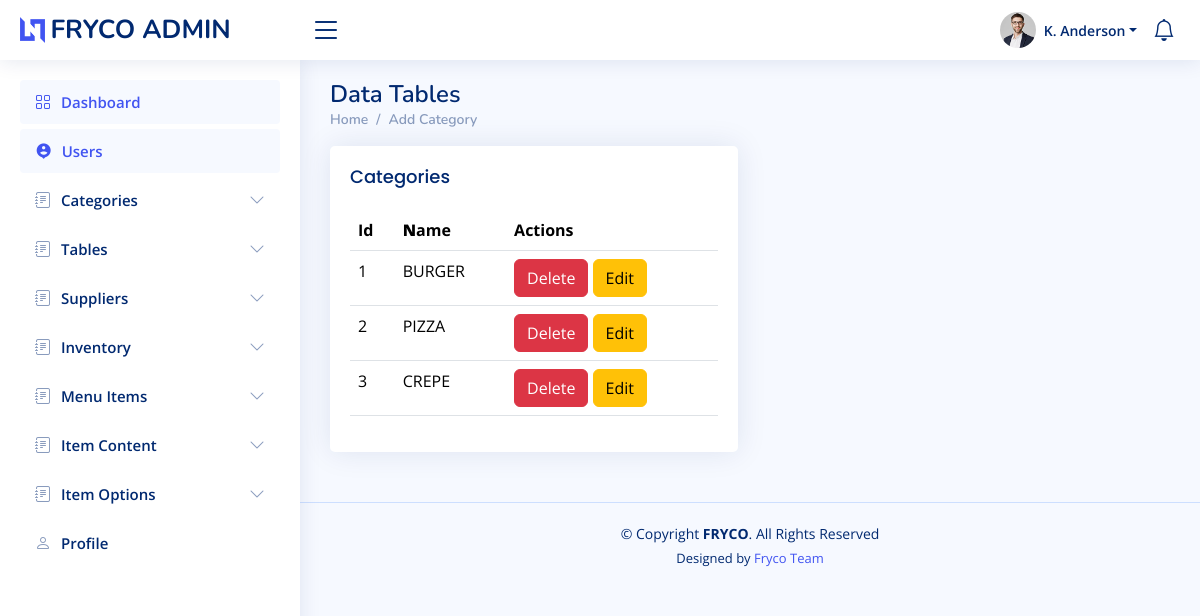
Screenshot of /views/staff/listcategory.php with the database file from the repository.
### tables this page shows
CREATE TABLE `categories`(
    id int PRIMARY KEY AUTO_INCREMENT,
    ctegory_name varchar(255)
);

### controllers/CategoryController.php (called while the page is built, shortened)
<?php
require_once '../../models/Category.php';
require_once '../../config/db.php';
class CategoryController {
    private $category;
    public function __construct() {
        $database = new Database();
        $this->db = $database->connect();
        $this->category = new Category($this->db);
    }
    public function select(){
        $category=$this->category->select();
        return $category;
    }
}
?>

### config/db.php (called while the page is built, shortened)
<?php
class Database {
    private $host = "localhost";
    private $db_name = "fryco";
    private $username = "mk";
    private $password = "221999@mk";
    public function connect() {
        $this->conn = null;
        try {
            $dsn = "mysql:host=" . $this->host . ";port=" . ";dbname=" . $this->db_name;
            $this->conn = new PDO($dsn, $this->username, $this->password);
            $this->conn->setAttribute(PDO::ATTR_ERRMODE, PDO::ERRMODE_EXCEPTION);
        } catch (PDOException $exception) {
            die("Database connection error: " . $exception->getMessage());
        }
        return $this->conn;
    }
}
?>

### models/Category.php (called while the page is built, shortened)
<?php
class Category {
    private $conn;
    public function __construct($db) {
        $this->conn = $db;
    }
    public function select(){
        $selectQuery="SELECT * FROM categories";
        $stmt = $this->conn->prepare($selectQuery);
        $stmt->execute();
        $category = $stmt->fetchAll(PDO::FETCH_ASSOC);
        if($category){
            return $category;
        }else{
            echo "error";
        }
    }
}

### views/staff/listcategory.php (the view, shortened to what this page needs)
<?php
require_once "shared/navbar.php";
require_once '../../controllers/CategoryController.php';
$category=new CategoryController();
$cat=$category->select();
?>
 <main id="main" class="main">
<div class="pagetitle">
  <h1>Data Tables</h1>
  <nav>
    <ol class="breadcrumb">
      <li class="breadcrumb-item"><a href="dashboard.php">Home</a></li>
      <li class="breadcrumb-item active"><a href="category.php">Add Category</a></li>
    </ol>
  </nav>
</div>
<section class="section">
  <div class="row">
    <div class="col-lg-6 ">
      <div class="card">
        <div class="card-body">
          <h5 class="card-title">Categories</h5>
          <table class="table datatable">
            <thead>
              <tr>
                <th>Id</th>
                <th>
                  <b>N</b>ame
                </th>
                <th>Actions</th>
              </tr>
            </thead>
            <tbody>
                <?php foreach($cat as $item): ?>
                <tr>
                    <td><?= $item['id']?></td>
                    <td><?= $item['ctegory_name']?></td>
                    <td>
                        <a href="?delete=<?=$item['id'];?>" class="btn btn-danger">Delete</a>
                        <a href="editcategory.php?edit=<?=$item['id'];?>" class="btn btn-warning">Edit</a>
                    </td>
                </tr>
                <?php endforeach; ?>
            </tbody>
          </table>
        </div>
      </div>
    </div>
  </div>
</section>
</main>
<?php
require_once "shared/footer.php";
?>

### views/staff/assets/css/style.css (style rules this page uses)
:root { scroll-behavior: smooth; }
body { font-family: "Open Sans", sans-serif; background: #f6f9ff; color: #444444; }
a { color: #4154f1; text-decoration: none; }
h1, h2, h3, h4, h5, h6 { font-family: "Nunito", sans-serif; }
#main { margin-top: 60px; padding: 20px 30px; transition: all 0.3s; }
.pagetitle { margin-bottom: 10px; }
.pagetitle h1 { font-size: 24px; margin-bottom: 0; font-weight: 600; color: #012970; }
.card { margin-bottom: 30px; border: none; border-radius: 5px; box-shadow: 0px 0 30px rgba(1, 41, 112, 0.1); }
.card-title { padding: 20px 0 15px 0; font-size: 18px; font-weight: 500; color: #012970; font-family: "Poppins", sans-serif; }
.card-body { padding: 0 20px 20px 20px; }
.breadcrumb { font-size: 14px; font-family: "Nunito", sans-serif; color: #899bbd; font-weight: 600; }
.breadcrumb a { color: #899bbd; transition: 0.3s; }
.breadcrumb .breadcrumb-item::before { color: #899bbd; }
.breadcrumb .active { color: #51678f; font-weight: 600; }
@media (min-width: 1200px) { #main, #footer { margin-left: 300px; } }

### rows the page displays
categories: id "1", ctegory_name "BURGER"
categories: id "2", ctegory_name "PIZZA"
categories: id "3", ctegory_name "CREPE"
